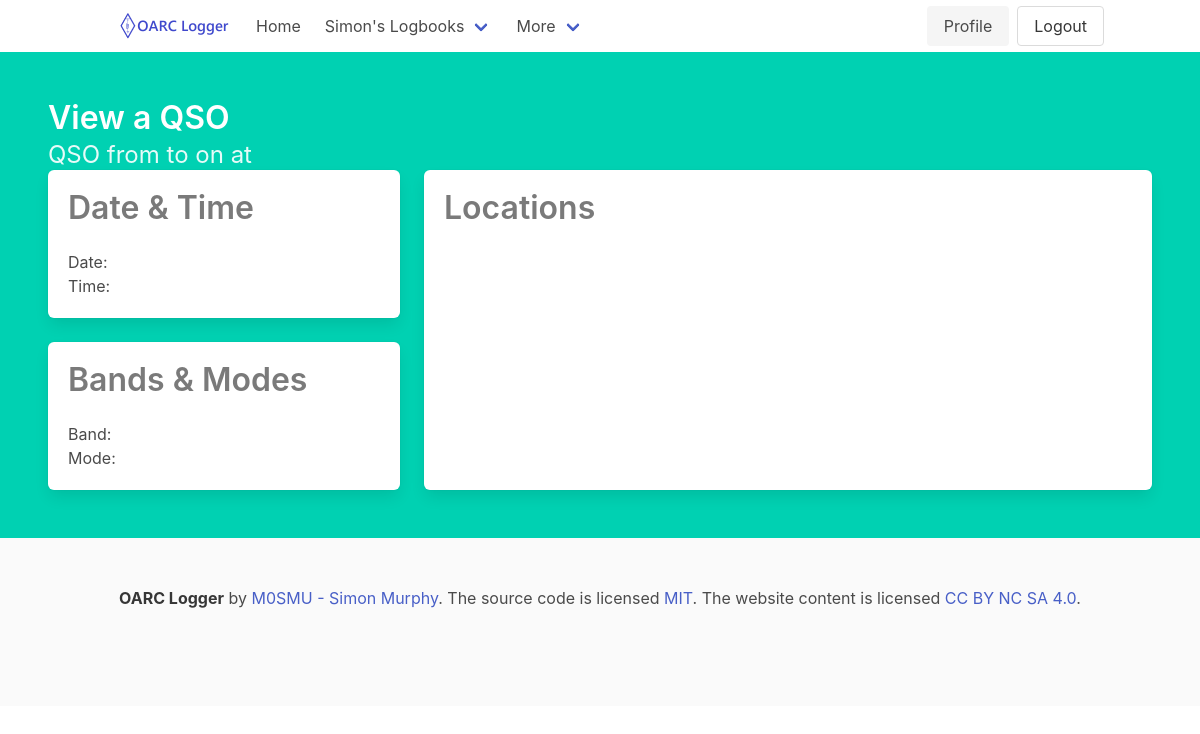
The page /qsos/view/M6AFK/2022-08-24/17:38:00.000000 (signed in) on the database as committed earlier.
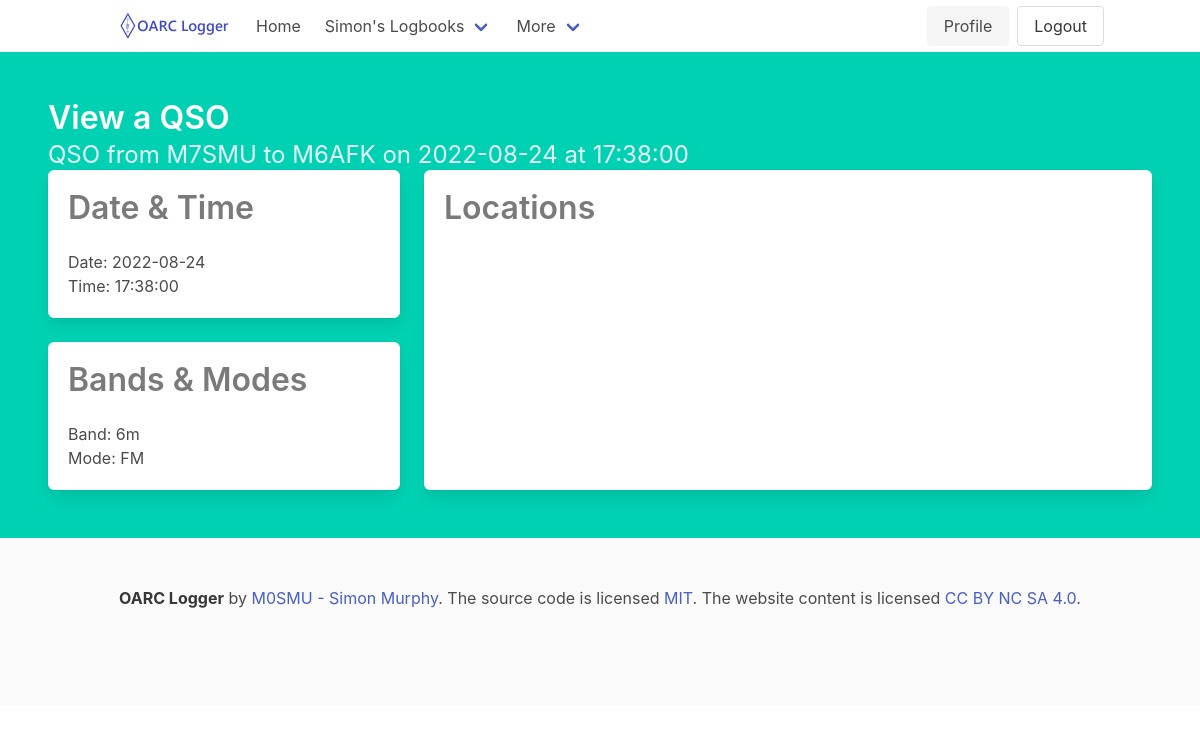
The same page on the database as committed later.
### logger/models.py (models this page shows, shortened)
class User(UserMixin, db.Model):
    id = db.Column(db.Integer, primary_key=True) # primary keys are required by SQLAlchemy
    name = db.Column(db.String(1000), unique=True)
    email = db.Column(db.String(100), unique=True)
    password = db.Column(db.String(100))
    created_on = db.Column(db.DateTime())
    last_login = db.Column(db.DateTime())
    callsigns = db.relationship('Callsign', backref='user', lazy=True)

class QSO(db.Model):
    id = db.Column(db.Integer, primary_key=True) # primary keys are required by SQLAlchemy
    band = db.Column(db.String(25))
    mode = db.Column(db.String(25))
    submode = db.Column(db.String(25))
    freq = db.Column(db.String(25))
    call = db.Column(db.String(50))
    station_callsign = db.Column(db.String(50))
    operator = db.Column(db.String(50))
    owner_callsign = db.Column(db.String(50))
    qso_date = db.Column(db.Date())
    qso_date_off = db.Column(db.Date())
    time_on = db.Column(db.Time())
    time_off = db.Column(db.Time())
    gridsquare = db.Column(db.String(10))
    my_gridsquare = db.Column(db.String(10))
    rst_rcvd = db.Column(db.String(10))
    rst_sent = db.Column(db.String(10))
    tx_pwr = db.Column(db.String(10))
    my_rig = db.Column(db.String(100))
    my_antenna = db.Column(db.String(100))
    qso_random = db.Column(db.String(1))
    qso_complete = db.Column(db.String(3))
    sat_mode = db.Column(db.String(25))
    sat_name = db.Column(db.String(25))
    srx = db.Column(db.Integer)
    srx_string = db.Column(db.String(50))
    stx = db.Column(db.Integer)
    stx_string = db.Column(db.String(50))
    my_sota_ref = db.Column(db.String(25))
    sota_ref = db.Column(db.String(25))
    my_iota = db.Column(db.String(6))
    iota = db.Column(db.String(6))
    my_iota_island_id = db.Column(db.Integer)
    iota_island_id = db.Column(db.Integer)

### logger/qsos/views.py (the view)
@qsos.route('/view/<call>/<date>/<time>')
@login_required
def viewqso(call, date, time):
    call = call.replace('_', '/')
    qso = QSO.query.filter_by(call=call, qso_date=date, time_on=time).first()
    return render_template('viewqso.html', qso=qso)

### logger/application.py (called while the page is built)
def create_app():
    app = Flask(__name__)
    app.config.from_object(Config)
    db.init_app(app)
    migrate = Migrate(app, db, render_as_batch=True)
    login_manager = LoginManager()
    login_manager.login_view = 'users.login'
    login_manager.init_app(app)
    from logger.models import User
    @login_manager.user_loader
    def load_user(user_id):
        return User.query.get(int(user_id))
    app.register_blueprint(users, url_prefix='/users')
    app.register_blueprint(callsigns, url_prefix='/callsigns')
    app.register_blueprint(qsos, url_prefix='/qsos')
    @app.route("/")
    def index():
        return render_template('index.html')
    @app.route("/about")
    def about():
        return render_template('about.html')
    return app

### logger/templates/viewqso.html
{% extends 'base.html' %}
{% block content %}
	<div class="bd-hero-heading">
		<h1 class="title algolia-lvl0">
			{% block title %} <p>View a QSO</p> {% endblock %}
		</h1>
		<div class="subtitle is-4 algolia-lvl1">
			<p>QSO from {{ qso.station_callsign }} to {{ qso.call }} on {{ qso.qso_date }} at {{ qso.time_on }}</p>
		</div>
	</div>
        <div class="tile is-ancestor">
                <div class="tile is-4 is-vertical is-parent">
                        <div class="tile is-child box">
                                <p class="title has-text-grey">Date & Time</p>
                                <p>Date: {{ qso.qso_date }} </p>
                                <p>Time: {{ qso.time_on }} </p>
                        </div>
                        <div class="tile is-child box">
                                <p class="title has-text-grey">Bands & Modes</p>
                                <p>Band: {{ qso.band }} </p>
                                <p>Mode: {{ qso.mode }} </p>
                        </div>
                </div>
                <div class="tile is-parent">
                        <div class="tile is-child box">
                                <p class="title has-text-grey">Locations</p>
                        </div>
                </div>
        </div>
{% endblock %}

### logger/templates/base.html (shortened to what this page needs)
<!DOCTYPE html>
<html>
<head>
    <link rel="stylesheet" href="https://cdnjs.cloudflare.com/ajax/libs/bulma/0.7.2/css/bulma.min.css" />
</head>
<body>
    <nav class="navbar">
        <div class="container">
            <div class="navbar-brand">
                <a class="navbar-item" href="https://oarc.uk">
                    <img src="{{ url_for('static', filename='OARCLogger.png') }}" width="112" height="28">
                </a>
            </div>
            <div id="navbarMenuHeroA" class="navbar-menu">
                <div id="navbarBasicExample" class="navbar-menu">
                    <div class="navbar-start">
                        <a href="{{ url_for('users.index') }}" class="navbar-item">
                            Home
                        </a>
                        {% if current_user.is_authenticated %}
                        <div class="navbar-item has-dropdown is-hoverable">
                            <a class="navbar-link">
                            {{ current_user.name }}'s Logbooks
                            </a>
                        </div>
                        {% endif %}
                        <div class="navbar-item has-dropdown is-hoverable">
                            <a class="navbar-link">
                            More
                            </a>
                        </div>
                    </div>
                <div class="navbar-end">
                    <div class="buttons">
                        {% if current_user.is_authenticated %}
                        <a href="{{ url_for('users.profile', user=current_user.name) }}" class="button is-light">
                            Profile
                        </a>
                        {% endif %}
                        {% if current_user.is_authenticated %}
                        <a href="{{ url_for('users.logout') }}" class="button">
                            Logout
                        </a>
                    {% endif %}
                </div>
            </div>
        </div>
    </nav>
    <section class="hero is-primary">
        <div class="hero-body">
            {% block content %}
            {% endblock %}
        </div>
    </section>
</body>
<footer class="footer">
    <div class="content has-text-centered">
      <p>
        <strong>OARC Logger</strong> by <a href="https://qrz.com/db/M0SMU">M0SMU - Simon Murphy</a>. The source code is licensed
        <a href="http://opensource.org/licenses/mit-license.php">MIT</a>. The website content
        is licensed <a href="http://creativecommons.org/licenses/by-nc-sa/4.0/">CC BY NC SA 4.0</a>.
      </p>
    </div>
  </footer>
</html>

Rows that differ between the two databases and show on the page:
added QSO: station_callsign "M7SMU", call "M6AFK", qso_date "2022-08-24", time_on "17:38:00", band "6m", mode "FM"
